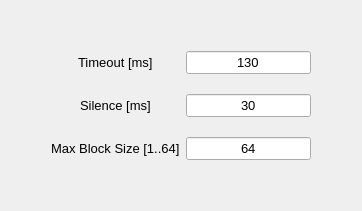
     <widget class="QWidget" name="TCP_IP_PORT">
      <attribute name="title">
       <string>TCP IP PORT</string>
      </attribute>
      <layout class="QVBoxLayout" name="verticalLayout_7">
       <item>
        <layout class="QGridLayout" name="gridLayout_12">
         <property name="verticalSpacing">
          <number>20</number>
         </property>
         <item row="2" column="1" alignment="Qt::AlignHCenter">
          <widget class="QLabel" name="label_Silence_TCP_IP_PORT">
           <property name="sizePolicy">
            <sizepolicy hsizetype="Fixed" vsizetype="Fixed">
             <horstretch>0</horstretch>
             <verstretch>0</verstretch>
            </sizepolicy>
           </property>
           <property name="font">
            <font>
             <pointsize>10</pointsize>
            </font>
           </property>
           <property name="text">
            <string>Silence [ms]</string>
           </property>
           <property name="buddy">
            <cstring>lineEdit_Silence_TCP_IP_PORT</cstring>
           </property>
          </widget>
         </item>
         <item row="1" column="1" alignment="Qt::AlignHCenter">
          <widget class="QLabel" name="label_Timeout_TCP_IP_PORT">
           <property name="sizePolicy">
            <sizepolicy hsizetype="Fixed" vsizetype="Fixed">
             <horstretch>0</horstretch>
             <verstretch>0</verstretch>
            </sizepolicy>
           </property>
           <property name="font">
            <font>
             <pointsize>10</pointsize>
            </font>
           </property>
           <property name="text">
            <string>Timeout [ms]</string>
           </property>
           <property name="buddy">
            <cstring>lineEdit_Timeout_TCP_IP_PORT</cstring>
           </property>
          </widget>
         </item>
         <item row="2" column="0">
          <spacer name="horizontalSpacer_10">
           <property name="orientation">
            <enum>Qt::Horizontal</enum>
           </property>
           <property name="sizeHint" stdset="0">
            <size>
             <width>40</width>
             <height>20</height>
            </size>
           </property>
          </spacer>
         </item>
         <item row="4" column="1">
          <spacer name="verticalSpacer_17">
           <property name="orientation">
            <enum>Qt::Vertical</enum>
           </property>
           <property name="sizeHint" stdset="0">
            <size>
             <width>20</width>
             <height>40</height>
            </size>
           </property>
          </spacer>
         </item>
         <item row="2" column="3">
          <spacer name="horizontalSpacer_9">
           <property name="orientation">
            <enum>Qt::Horizontal</enum>
           </property>
           <property name="sizeHint" stdset="0">
            <size>
             <width>40</width>
             <height>20</height>
            </size>
           </property>
          </spacer>
         </item>
         <item row="0" column="1">
          <spacer name="verticalSpacer_16">
           <property name="orientation">
            <enum>Qt::Vertical</enum>
           </property>
           <property name="sizeHint" stdset="0">
            <size>
             <width>20</width>
             <height>40</height>
            </size>
           </property>
          </spacer>
         </item>
         <item row="1" column="2">
          <widget class="QLineEdit" name="lineEdit_Timeout_TCP_IP_PORT">
           <property name="sizePolicy">
            <sizepolicy hsizetype="Preferred" vsizetype="Fixed">
             <horstretch>0</horstretch>
             <verstretch>0</verstretch>
            </sizepolicy>
           </property>
           <property name="font">
            <font>
             <family>MS Shell Dlg 2</family>
             <pointsize>10</pointsize>
             <weight>50</weight>
             <italic>false</italic>
             <bold>false</bold>
            </font>
           </property>
           <property name="focusPolicy">
            <enum>Qt::StrongFocus</enum>
           </property>
           <property name="text">
            <string>130</string>
           </property>
           <property name="alignment">
            <set>Qt::AlignCenter</set>
           </property>
          </widget>
         </item>
         <item row="2" column="2">
          <widget class="QLineEdit" name="lineEdit_Silence_TCP_IP_PORT">
           <property name="sizePolicy">
            <sizepolicy hsizetype="Preferred" vsizetype="Fixed">
             <horstretch>0</horstretch>
             <verstretch>0</verstretch>
            </sizepolicy>
           </property>
           <property name="font">
            <font>
             <family>MS Shell Dlg 2</family>
             <pointsize>10</pointsize>
             <weight>50</weight>
             <italic>false</italic>
             <bold>false</bold>
            </font>
           </property>
           <property name="focusPolicy">
            <enum>Qt::StrongFocus</enum>
           </property>
           <property name="text">
            <string>30</string>
           </property>
           <property name="alignment">
            <set>Qt::AlignCenter</set>
           </property>
          </widget>
         </item>
         <item row="3" column="1">
          <widget class="QLabel" name="label_MaxBlockSize_TCP_IP_PORT">
           <property name="sizePolicy">
            <sizepolicy hsizetype="Fixed" vsizetype="Fixed">
             <horstretch>0</horstretch>
             <verstretch>0</verstretch>
            </sizepolicy>
           </property>
           <property name="font">
            <font>
             <pointsize>10</pointsize>
            </font>
           </property>
           <property name="text">
            <string>Max Block Size [1..64]</string>
           </property>
           <property name="buddy">
            <cstring>lineEdit_MaxBlockSize_TCP_IP_PORT</cstring>
           </property>
          </widget>
         </item>
         <item row="3" column="2">
          <widget class="QLineEdit" name="lineEdit_MaxBlockSize_TCP_IP_PORT">
           <property name="sizePolicy">
            <sizepolicy hsizetype="Preferred" vsizetype="Fixed">
             <horstretch>0</horstretch>
             <verstretch>0</verstretch>
            </sizepolicy>
           </property>
           <property name="font">
            <font>
             <family>MS Shell Dlg 2</family>
             <pointsize>10</pointsize>
             <weight>50</weight>
             <italic>false</italic>
             <bold>false</bold>
            </font>
           </property>
           <property name="focusPolicy">
            <enum>Qt::StrongFocus</enum>
           </property>
           <property name="text">
            <string>64</string>
           </property>
           <property name="alignment">
            <set>Qt::AlignCenter</set>
           </property>
          </widget>
         </item>
        </layout>
       </item>
      </layout>
     </widget>
